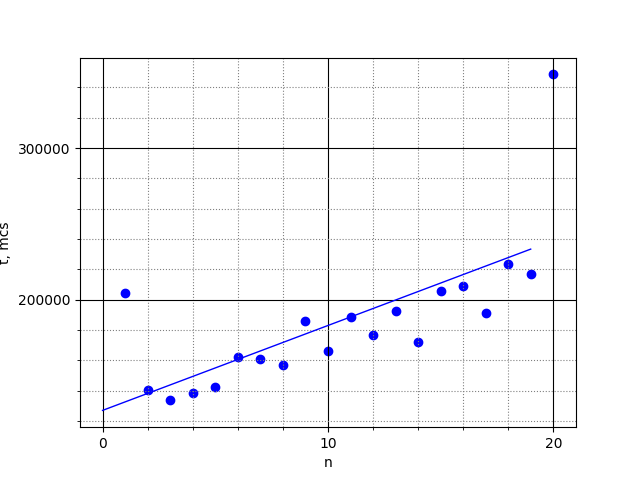

This chart was generated by the following Python code:
import numpy as np
import matplotlib.pyplot as plt
from scipy.optimize import curve_fit
import matplotlib.ticker as ticker
import json as js

with open('data.json') as f:
    data = js.loads(f.read())

x = []
y1 = []

for i in range(len(data)):
    x.append(data[i][0])
    y1.append(data[i][1])

def func1(x, a, b, c, d):
    return a * x + b

fig, ax = plt.subplots()
plt.grid(True)

z = np.arange(0, 19, 0.01)
popt, pcov = curve_fit(func1, x, y1)

ax.plot(z,func1(z, *popt) , color = 'b', linewidth = 1)


for i in range(len(x)):
    ax.scatter(x[i], y1[i], color = 'b')


#  Устанавливаем интервал основных делений:
ax.xaxis.set_major_locator(ticker.MultipleLocator(10))
#  Устанавливаем интервал вспомогательных делений:
ax.xaxis.set_minor_locator(ticker.MultipleLocator(1))
#  Тоже самое проделываем с делениями на оси "y":
ax.yaxis.set_major_locator(ticker.MultipleLocator(100000))
ax.yaxis.set_minor_locator(ticker.MultipleLocator(10000))
#  Добавляем линии основной сетки:
ax.grid(which='major',
        color = 'k')
#  Включаем видимость вспомогательных делений:
ax.minorticks_on()
#  Теперь можем отдельно задавать внешний вид
#  вспомогательной сетки:
ax.grid(which='minor',
        color = 'gray',
        linestyle = ':')

plt.xlabel('n')
plt.grid(True)
plt.ylabel('t, mcs')
plt.show()
